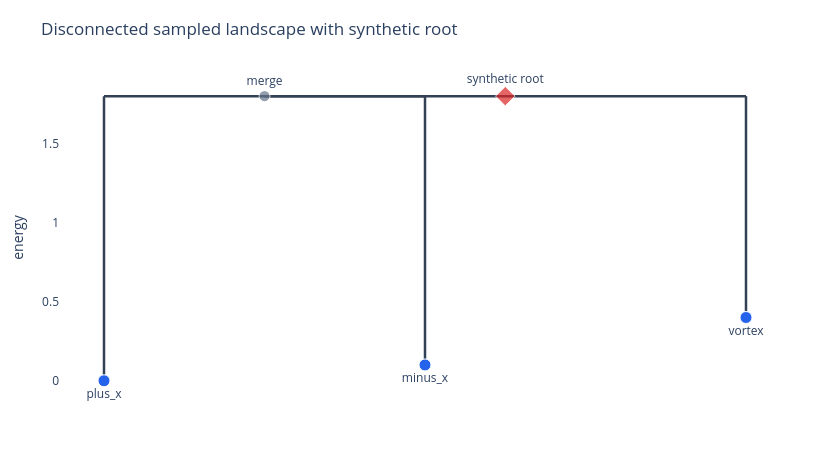

Notebook code cell kept with this figure:
### Markdown cell above
### Visual Check: Synthetic Root Highlight

The disconnected sampled landscape remains plottable, but the synthetic root is highlighted in red so it cannot be mistaken for a real transition state.

### Code cell
plot_disconnectivity_tree(tree; title="Disconnected sampled landscape with synthetic root")

### Figure 1 — Plotly figure (JSON) as saved in the notebook; plotly's stock layout.template omitted (floating-point values rounded to 4 significant figures)
{"data": [{"hoverinfo": "skip", "line": {"color": "#334155", "width": 2.5}, "mode": "lines", "showlegend": false, "type": "scatter", "x": [0.5, 2, null, 0.5, 0.5, null, 0, 1, null, 0, 0, null, 1, 1, null, 2, 2, null], "y": [1.8, 1.8, null, 1.8, 1.8, null, 1.8, 1.8, null, 0, 1.8, null, 0.1, 1.8, null, 0.4, 1.8, null]}, {"hoverinfo": "text", "hovertext": ["merge<br>E=1.8<br>minima=plus_x, minus_x", "synthetic root<br>E=1.8<br>minima=plus_x, minus_x, vortex"], "marker": {"color": ["#64748b", "#dc2626"], "line": {"color": "white", "width": 1}, "size": [11, 15], "symbol": ["circle", "diamond"]}, "mode": "markers+text", "showlegend": false, "text": ["merge", "synthetic root"], "textposition": "top center", "type": "scatter", "x": [0.5, 1.25], "y": [1.8, 1.8]}, {"hoverinfo": "text", "hovertext": ["minimum plus_x<br>E=0.0", "minimum minus_x<br>E=0.1", "minimum vortex<br>E=0.4"], "marker": {"color": "#2563eb", "line": {"color": "white", "width": 1}, "size": 12}, "mode": "markers+text", "showlegend": false, "text": ["plus_x", "minus_x", "vortex"], "textposition": "bottom center", "type": "scatter", "x": [0, 1, 2], "y": [0, 0.1, 0.4]}], "layout": {"height": 460, "margin": {"b": 55, "l": 60, "r": 30, "t": 70}, "paper_bgcolor": "white", "plot_bgcolor": "white", "showlegend": false, "title": "Disconnected sampled landscape with synthetic root", "width": 820, "xaxis": {"visible": false}, "yaxis": {"title": "energy"}}}
